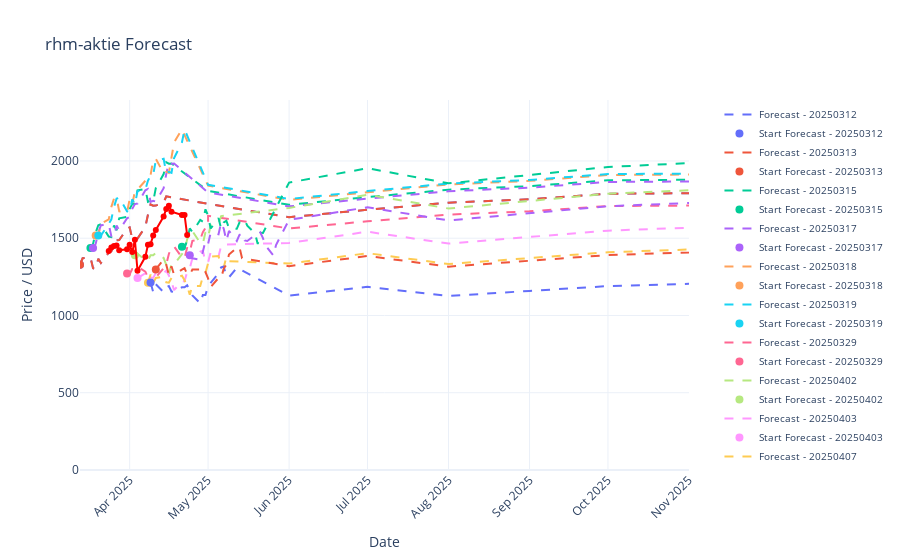

Notebook cell for this chart:
### Code cell
fh=ForecastHandler(company='rhm-aktie')
fh.load_all_forecasts()
fh.plot_forecasts()
